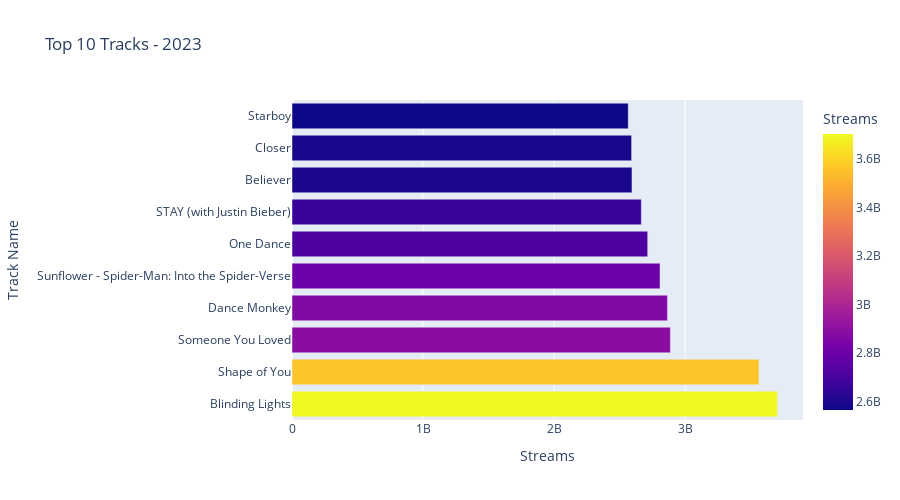

Here is the notebook cell this chart was saved with:
### Markdown cell above
### Top 10 Tracks by Spotify Streams - 2023

This horizontal bar chart presents the tracks with the **highest cumulative Spotify streams** in 2023. Key insights:  

- The **most streamed track** is **"Blinding Lights" by The Weeknd**, followed closely by **"Shape of You" by Ed Sheeran** and **"Someone You Loved" by Lewis Capaldi**, each surpassing **- total streams**.  
  
- Other top-performing tracks **"Dance Monkey" (Tones and I)**, **"Sunflower - Spider-Man: Into the Spider-Verse" (Post Malone, Swae Lee)**, and **"One Dance" (Drake, WizKid, Kyla)** also demonstrate **substantial global reach**.  
  
- Collaborative tracks like **"STAY" (Justin Bieber, The Kid Laroi)** and **"Starboy" (The Weeknd, Daft Punk)** highlight how **artist collaborations amplify streaming performance**.  
  
- The **steep differences in stream counts** between the top three and lower-ranked tracks indicate that **a small subset of songs dominates listener attention**, consistent with streaming platform trends.  
  
- Factors contributing to these high streams include:  
  - **Viral popularity and social media amplification**  
  - **Playlist placements and algorithmic recommendations**  
  - **Artist fan engagement and global fanbase distribution**  

- This visualization offers a **clear view of the most influential tracks** of 2023, providing context for industry analysis, marketing strategies, and comparative studies of track performance.

### Code cell
px.bar(
    top_songs,
    x='Streams',
    title="Top 10 Tracks - 2023",
    labels={"Streams": "Streams"},
    color='Streams',
    hover_data={'Streams': True,
                'Artist(S) Name': True},
    orientation='h',
    height=500
)

### Figure 1 — Plotly figure (JSON) as saved in the notebook; plotly's stock layout.template omitted (floating-point values rounded to 4 significant figures)
{"data": [{"customdata": [["The Weeknd"], ["Ed Sheeran"], ["Lewis Capaldi"], ["Tones and I"], ["Post Malone, Swae Lee"], ["Drake, WizKid, Kyla"], ["Justin Bieber, The Kid Laroi"], ["Imagine Dragons"], ["The Chainsmokers, Halsey"], ["The Weeknd, Daft Punk"]], "hovertemplate": "Streams=%{marker.color}<br>Track Name=%{y}<br>Artist(S) Name=%{customdata[0]}<extra></extra>", "legendgroup": "", "marker": {"color": [3703895074, 3562543890, 2887241814, 2864791672, 2808096550, 2713922350, 2665343922, 2594040133, 2591224264, 2565529693], "coloraxis": "coloraxis", "pattern": {"shape": ""}}, "name": "", "orientation": "h", "showlegend": false, "textposition": "auto", "type": "bar", "x": [3703895074, 3562543890, 2887241814, 2864791672, 2808096550, 2713922350, 2665343922, 2594040133, 2591224264, 2565529693], "xaxis": "x", "y": ["Blinding Lights", "Shape of You", "Someone You Loved", "Dance Monkey", "Sunflower - Spider-Man: Into the Spider-Verse", "One Dance", "STAY (with Justin Bieber)", "Believer", "Closer", "Starboy"], "yaxis": "y"}], "layout": {"barmode": "relative", "coloraxis": {"colorbar": {"title": {"text": "Streams"}}, "colorscale": [[0, "#0d0887"], [0.1111, "#46039f"], [0.2222, "#7201a8"], [0.3333, "#9c179e"], [0.4444, "#bd3786"], [0.5556, "#d8576b"], [0.6667, "#ed7953"], [0.7778, "#fb9f3a"], [0.8889, "#fdca26"], [1, "#f0f921"]]}, "height": 500, "legend": {"tracegroupgap": 0}, "title": {"text": "Top 10 Tracks - 2023"}, "xaxis": {"anchor": "y", "domain": [0, 1], "title": {"text": "Streams"}}, "yaxis": {"anchor": "x", "domain": [0, 1], "title": {"text": "Track Name"}}}}
